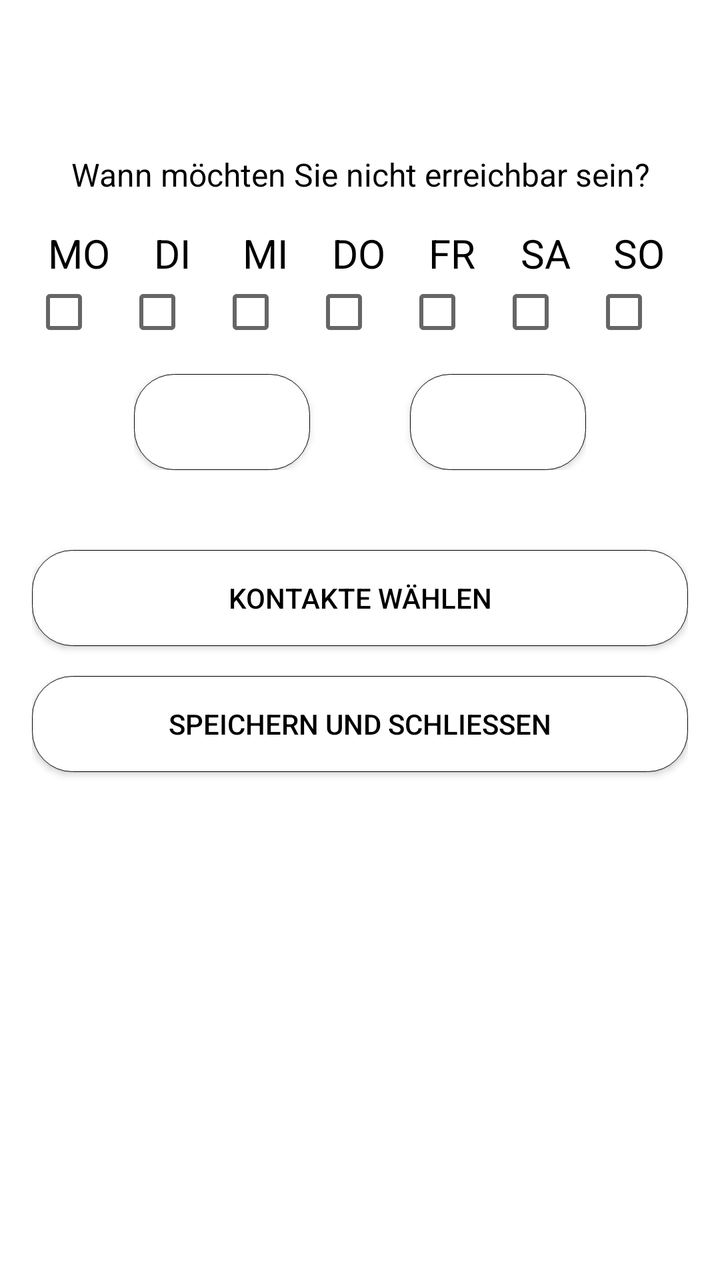
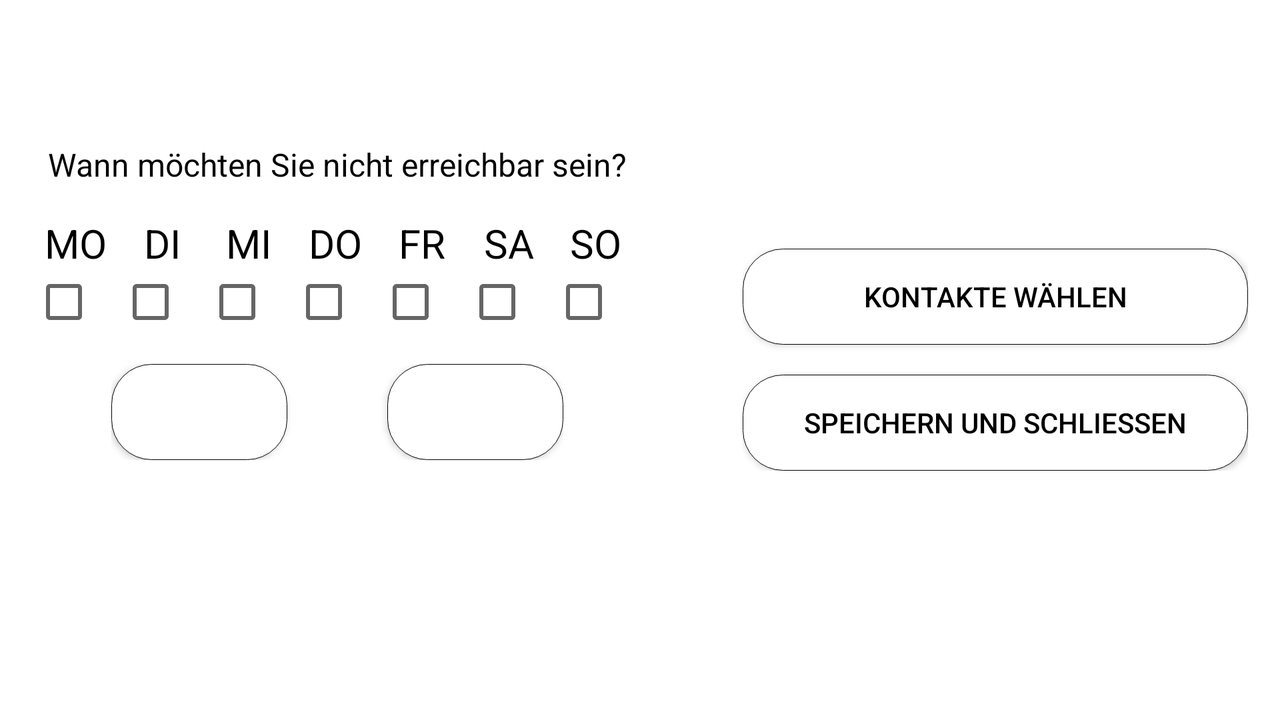

One screen, two layout resources from the same app: the default and the repository's alternative for another configuration. Each is rendered where Android would select it; the XML of both is given below.
<!-- AndroidManifest.xml: application theme sugar -->
<!-- res/layout/activity_edit_profile.xml -->
<?xml version="1.0" encoding="utf-8"?>
<ScrollView
    xmlns:android="http://schemas.android.com/apk/res/android"
    android:layout_height="match_parent"
    android:layout_width="match_parent">
<LinearLayout

    android:layout_width="match_parent"
    android:layout_height="wrap_content"
    android:layout_marginLeft="@dimen/activity_horizontal_margin"
    android:layout_marginRight="@dimen/activity_horizontal_margin"
    android:layout_marginTop="@dimen/activity_vertical_margin"
    android:layout_marginBottom="@dimen/activity_vertical_margin"
    android:orientation="vertical">

    
    
    <TextView
        android:id="@+id/profile_name_view"
        android:layout_width="match_parent"
        android:layout_height="wrap_content"
        android:layout_marginBottom="@dimen/medium_vertical_margin"
        android:gravity="center_horizontal"
        android:textSize="@dimen/text_very_large"/>



    <TextView
        android:layout_width="match_parent"
        android:layout_height="wrap_content"
        android:layout_marginBottom="@dimen/verticalMargin"
        android:gravity="center_horizontal"
        android:textSize="@dimen/text_small"
        android:text="@string/prompt_edit_profile"/>



    
    <TableLayout
        android:layout_width="match_parent"
        android:layout_height="wrap_content"
        android:layout_marginBottom="@dimen/verticalMargin"
        android:stretchColumns="*">
        <TableRow
            android:id="@+id/days_row">
            <TextView
                android:background="@drawable/weekday_background"
                android:layout_width="wrap_content"
                android:layout_height="wrap_content"
                android:textAlignment="center"
                android:textSize="@dimen/text_medium"
                android:text="@string/monday_short" />
            <TextView
                android:background="@drawable/weekday_background"
                android:layout_width="wrap_content"
                android:layout_height="wrap_content"
                android:textAlignment="center"
                android:textSize="@dimen/text_medium"
                android:text="@string/tuesday_short" />
            <TextView
                android:background="@drawable/weekday_background"
                android:layout_width="wrap_content"
                android:layout_height="wrap_content"
                android:textAlignment="center"
                android:textSize="@dimen/text_medium"
                android:text="@string/wednesday_short" />
            <TextView
                android:background="@drawable/weekday_background"
                android:layout_width="wrap_content"
                android:layout_height="wrap_content"
                android:textAlignment="center"
                android:textSize="@dimen/text_medium"
                android:text="@string/thursday_short" />
            <TextView
                android:background="@drawable/weekday_background"
                android:layout_width="wrap_content"
                android:layout_height="wrap_content"
                android:textAlignment="center"
                android:textSize="@dimen/text_medium"
                android:text="@string/friday_short" />
            <TextView
                android:background="@drawable/weekday_background"
                android:layout_width="wrap_content"
                android:layout_height="wrap_content"
                android:textAlignment="center"
                android:textSize="@dimen/text_medium"
                android:text="@string/saturday_short" />
            <TextView
                android:background="@drawable/weekday_background"
                android:layout_width="wrap_content"
                android:layout_height="wrap_content"
                android:textAlignment="center"
                android:textSize="@dimen/text_medium"
                android:text="@string/sunday_short" />
        </TableRow>
        <TableRow
            android:id="@+id/days_checkboxes">
            <CheckBox
                android:layout_width="wrap_content"
                android:layout_height="wrap_content"
                android:background="@drawable/weekday_background"
                android:theme="@style/CheckBoxTheme"/>
            <CheckBox
                android:layout_width="wrap_content"
                android:layout_height="wrap_content"
                android:background="@drawable/weekday_background"
                android:theme="@style/CheckBoxTheme"/>
            <CheckBox
                android:layout_width="wrap_content"
                android:layout_height="wrap_content"
                android:background="@drawable/weekday_background"
                android:theme="@style/CheckBoxTheme"/>
            <CheckBox
                android:layout_width="wrap_content"
                android:layout_height="wrap_content"
                android:background="@drawable/weekday_background"
                android:theme="@style/CheckBoxTheme"/>
            <CheckBox
                android:layout_width="wrap_content"
                android:layout_height="wrap_content"
                android:background="@drawable/weekday_background"
                android:theme="@style/CheckBoxTheme"/>
            <CheckBox
                android:layout_width="wrap_content"
                android:layout_height="wrap_content"
                android:background="@drawable/weekday_background"
                android:theme="@style/CheckBoxTheme"/>
            <CheckBox
                android:layout_width="wrap_content"
                android:layout_height="wrap_content"
                android:background="@drawable/weekday_background"
                android:theme="@style/CheckBoxTheme"/>
        </TableRow>
    </TableLayout>



    
    <RelativeLayout
        android:layout_width="wrap_content"
        android:layout_height="wrap_content"
        android:layout_marginBottom="@dimen/grand_vertical_margin"
        android:layout_gravity="center_horizontal">
        <Button
            android:id="@+id/start_time_button"
            android:background="@drawable/startactivity_button"
            android:layout_width="wrap_content"
            android:layout_height="wrap_content"
            android:layout_marginEnd="@dimen/horizontalMargin" />
        <Button
            android:id="@+id/end_time_button"
            android:background="@drawable/startactivity_button"
            android:layout_width="wrap_content"
            android:layout_height="wrap_content"
            android:layout_toEndOf="@id/start_time_button" />
    </RelativeLayout>



    
    <Button
        android:id="@+id/choose_contacts_button"
        android:background="@drawable/startactivity_button"
        android:layout_width="match_parent"
        android:layout_height="wrap_content"
        android:layout_marginBottom="@dimen/verticalMargin"
        android:layout_gravity="center_horizontal"
        android:text="@string/choosecontacts"/>



    
    



    
    <Button
        android:id="@+id/finish_button"
        android:background="@drawable/startactivity_button"
        android:layout_width="match_parent"
        android:layout_height="wrap_content"
        android:layout_gravity="center_horizontal"
        android:text="@string/save_and_close"
        android:layout_marginBottom="@dimen/grand_vertical_margin"/>

</LinearLayout>
</ScrollView>
<!-- resources referenced by this layout -->
<resources>
  <dimen name="activity_horizontal_margin">16dp</dimen>
  <dimen name="activity_vertical_margin">16dp</dimen>
  <dimen name="grand_vertical_margin">40dp</dimen>
  <dimen name="horizontalMargin">50dp</dimen>
  <dimen name="medium_vertical_margin">20dp</dimen>
  <dimen name="text_medium">20sp</dimen>
  <dimen name="text_small">16sp</dimen>
  <dimen name="text_very_large">30sp</dimen>
  <dimen name="verticalMargin">15dp</dimen>
  <!-- drawable startactivity_button (drawable) -->
  <?xml version="1.0" encoding="utf-8"?>
  <shape xmlns:android="http://schemas.android.com/apk/res/android"
      android:shape="rectangle">
      <solid android:color="@color/white"/>
      <stroke android:width="0.25dp" android:color="@color/black"/>
      <corners android:radius="20dp"/>
  </shape>
  <string name="choosecontacts">Kontakte wählen</string>
  <string name="friday_short">FR</string>
  <string name="monday_short">MO</string>
  <string name="prompt_edit_profile">Wann möchten Sie nicht erreichbar sein?</string>
  <string name="saturday_short">SA</string>
  <string name="save_and_close">Speichern und schließen</string>
  <string name="sunday_short">SO</string>
  <string name="thursday_short">DO</string>
  <string name="tuesday_short">DI</string>
  <string name="wednesday_short">MI</string>
  <style name="CheckBoxTheme" parent="Theme.AppCompat.Light.Dialog">
          <item name="colorAccent">#404040</item>
      </style>
  <style name="sugar" parent="Theme.AppCompat">
          <item name="android:colorBackground">@color/white</item>
          <item name="android:textColor">@color/black</item>
          <item name="colorPrimary">@color/sugar_green</item>
          <item name="android:colorButtonNormal">#006400</item>
          <item name="android:textColorPrimary">@color/black</item>
          <item name="colorPrimaryDark">@color/blue</item>
          <item name="colorAccent">#006400</item>
          <item name="android:timePickerDialogTheme">@style/TimePickerTheme</item>
          <item name="android:dialogTheme">@style/TimePickerTheme</item>
          <item name="android:alertDialogTheme">@style/TimePickerTheme</item>
      </style>
  <color name="white">#FFFFFF</color>
  <color name="black">#000000</color>
  <color name="sugar_green">#408724</color>
  <color name="blue">#0000CC</color>
  <style name="TimePickerTheme" parent="Theme.AppCompat.Light.Dialog">
          <item name="colorAccent">@color/sugar_dark_blue</item>
          <item name="android:layout_width">match_parent</item>
          <item name="android:layout_height">wrap_content</item>
      </style>
  <color name="sugar_dark_blue">#1D0F5B</color>
</resources>
<!-- res/layout-land/activity_edit_profile.xml (the repository's variant of the layout above) -->
<!-- drawn on the phone turned sideways -->
<?xml version="1.0" encoding="utf-8"?>
<RelativeLayout xmlns:android="http://schemas.android.com/apk/res/android"
    android:layout_width="match_parent"
    android:layout_height="match_parent"
    android:layout_marginBottom="@dimen/activity_vertical_margin"
    android:layout_marginTop="@dimen/activity_vertical_margin"
    android:layout_marginRight="@dimen/activity_horizontal_margin"
    android:layout_marginLeft="@dimen/activity_horizontal_margin">

    <RelativeLayout
        android:id="@+id/left_side"
        android:layout_width="wrap_content"
        android:layout_height="wrap_content">
        <TextView
            android:id="@+id/profile_name_view"
            android:layout_width="wrap_content"
            android:layout_height="wrap_content"
            android:layout_marginBottom="@dimen/verticalMargin"
            android:layout_centerHorizontal="true"
            android:textAlignment="center"
            android:textSize="@dimen/text_very_large"/>
        <TextView
            android:id="@+id/text_view"
            android:layout_width="wrap_content"
            android:layout_height="wrap_content"
            android:layout_marginBottom="@dimen/verticalMargin"
            android:layout_marginLeft="@dimen/list_item_horizontal_margin"
            android:layout_marginRight="@dimen/list_item_horizontal_margin"
            android:layout_below="@id/profile_name_view"
            android:textSize="@dimen/text_small"
            android:text="@string/prompt_edit_profile"/>

    </RelativeLayout>

    <RelativeLayout
        android:id="@+id/right_side"
        android:layout_width="match_parent"
        android:layout_height="wrap_content"
        android:layout_marginLeft="@dimen/horizontalMargin"
        android:layout_toRightOf="@id/left_side"
        android:layout_centerVertical="true">
        <Button
            android:id="@+id/choose_contacts_button"
            android:background="@drawable/startactivity_button"
            android:layout_width="match_parent"
            android:layout_height="wrap_content"
            android:text="@string/choosecontacts"/>
        
        <Button
            android:id="@+id/finish_button"
            android:background="@drawable/startactivity_button"
            android:layout_width="match_parent"
            android:layout_height="wrap_content"
            android:layout_below="@id/choose_contacts_button"
            android:layout_marginTop="@dimen/verticalMargin"
            android:text="@string/save_and_close"/>
    </RelativeLayout>

    <LinearLayout
        android:layout_width="match_parent"
        android:layout_height="wrap_content"
        android:layout_toLeftOf="@id/right_side"
        android:layout_below="@id/left_side"
        android:orientation="vertical">
        <TableLayout
            android:layout_width="match_parent"
            android:layout_height="wrap_content"
            android:layout_marginBottom="@dimen/verticalMargin"
            android:stretchColumns="*">
            <TableRow
                android:id="@+id/days_row">
                <TextView
                    android:background="@drawable/weekday_background"
                    android:layout_width="wrap_content"
                    android:layout_height="wrap_content"
                    android:textAlignment="center"
                    android:textSize="@dimen/text_medium"
                    android:text="@string/monday_short" />
                <TextView
                    android:background="@drawable/weekday_background"
                    android:layout_width="wrap_content"
                    android:layout_height="wrap_content"
                    android:textAlignment="center"
                    android:textSize="@dimen/text_medium"
                    android:text="@string/tuesday_short" />
                <TextView
                    android:background="@drawable/weekday_background"
                    android:layout_width="wrap_content"
                    android:layout_height="wrap_content"
                    android:textAlignment="center"
                    android:textSize="@dimen/text_medium"
                    android:text="@string/wednesday_short" />
                <TextView
                    android:background="@drawable/weekday_background"
                    android:layout_width="wrap_content"
                    android:layout_height="wrap_content"
                    android:textAlignment="center"
                    android:textSize="@dimen/text_medium"
                    android:text="@string/thursday_short" />
                <TextView
                    android:background="@drawable/weekday_background"
                    android:layout_width="wrap_content"
                    android:layout_height="wrap_content"
                    android:textAlignment="center"
                    android:textSize="@dimen/text_medium"
                    android:text="@string/friday_short" />
                <TextView
                    android:background="@drawable/weekday_background"
                    android:layout_width="wrap_content"
                    android:layout_height="wrap_content"
                    android:textAlignment="center"
                    android:textSize="@dimen/text_medium"
                    android:text="@string/saturday_short" />
                <TextView
                    android:background="@drawable/weekday_background"
                    android:layout_width="wrap_content"
                    android:layout_height="wrap_content"
                    android:textAlignment="center"
                    android:textSize="@dimen/text_medium"
                    android:text="@string/sunday_short" />
            </TableRow>
            <TableRow
                android:id="@+id/days_checkboxes">
                <CheckBox
                    android:layout_width="wrap_content"
                    android:layout_height="wrap_content"
                    android:background="@drawable/weekday_background"
                    android:theme="@style/CheckBoxTheme"/>
                <CheckBox
                    android:layout_width="wrap_content"
                    android:layout_height="wrap_content"
                    android:background="@drawable/weekday_background"
                    android:theme="@style/CheckBoxTheme"/>
                <CheckBox
                    android:layout_width="wrap_content"
                    android:layout_height="wrap_content"
                    android:background="@drawable/weekday_background"
                    android:theme="@style/CheckBoxTheme"/>
                <CheckBox
                    android:layout_width="wrap_content"
                    android:layout_height="wrap_content"
                    android:background="@drawable/weekday_background"
                    android:theme="@style/CheckBoxTheme"/>
                <CheckBox
                    android:layout_width="wrap_content"
                    android:layout_height="wrap_content"
                    android:background="@drawable/weekday_background"
                    android:theme="@style/CheckBoxTheme"/>
                <CheckBox
                    android:layout_width="wrap_content"
                    android:layout_height="wrap_content"
                    android:background="@drawable/weekday_background"
                    android:theme="@style/CheckBoxTheme"/>
                <CheckBox
                    android:layout_width="wrap_content"
                    android:layout_height="wrap_content"
                    android:background="@drawable/weekday_background"
                    android:theme="@style/CheckBoxTheme"/>
            </TableRow>
        </TableLayout>
        <RelativeLayout
            android:layout_width="wrap_content"
            android:layout_height="wrap_content"
            android:layout_gravity="center_horizontal">
            <Button
                android:id="@+id/start_time_button"
                android:background="@drawable/startactivity_button"
                android:layout_width="wrap_content"
                android:layout_height="wrap_content"
                android:layout_marginEnd="@dimen/horizontalMargin" />
            <Button
                android:id="@+id/end_time_button"
                android:background="@drawable/startactivity_button"
                android:layout_width="wrap_content"
                android:layout_height="wrap_content"
                android:layout_toEndOf="@id/start_time_button" />
        </RelativeLayout>
    </LinearLayout>

</RelativeLayout>
<!-- resources referenced by the variant -->
<!-- as the phone turned sideways resolves them -->
<resources>
  <dimen name="activity_horizontal_margin">16dp</dimen>
  <dimen name="activity_vertical_margin">16dp</dimen>
  <dimen name="horizontalMargin">50dp</dimen>
  <dimen name="list_item_horizontal_margin">8dp</dimen>
  <dimen name="text_medium">20sp</dimen>
  <dimen name="text_small">16sp</dimen>
  <dimen name="text_very_large">30sp</dimen>
  <dimen name="verticalMargin">15dp</dimen>
  <!-- drawable startactivity_button (drawable) -->
  <?xml version="1.0" encoding="utf-8"?>
  <shape xmlns:android="http://schemas.android.com/apk/res/android"
      android:shape="rectangle">
      <solid android:color="@color/white"/>
      <stroke android:width="0.25dp" android:color="@color/black"/>
      <corners android:radius="20dp"/>
  </shape>
  <string name="choosecontacts">Kontakte wählen</string>
  <string name="friday_short">FR</string>
  <string name="monday_short">MO</string>
  <string name="prompt_edit_profile">Wann möchten Sie nicht erreichbar sein?</string>
  <string name="saturday_short">SA</string>
  <string name="save_and_close">Speichern und schließen</string>
  <string name="sunday_short">SO</string>
  <string name="thursday_short">DO</string>
  <string name="tuesday_short">DI</string>
  <string name="wednesday_short">MI</string>
  <style name="CheckBoxTheme" parent="Theme.AppCompat.Light.Dialog">
          <item name="colorAccent">#404040</item>
      </style>
  <style name="sugar" parent="Theme.AppCompat">
          <item name="android:colorBackground">@color/white</item>
          <item name="android:textColor">@color/black</item>
          <item name="colorPrimary">@color/sugar_green</item>
          <item name="android:colorButtonNormal">#006400</item>
          <item name="android:textColorPrimary">@color/black</item>
          <item name="colorPrimaryDark">@color/blue</item>
          <item name="colorAccent">#006400</item>
          <item name="android:timePickerDialogTheme">@style/TimePickerTheme</item>
          <item name="android:dialogTheme">@style/TimePickerTheme</item>
          <item name="android:alertDialogTheme">@style/TimePickerTheme</item>
      </style>
  <color name="white">#FFFFFF</color>
  <color name="black">#000000</color>
  <color name="sugar_green">#408724</color>
  <color name="blue">#0000CC</color>
  <style name="TimePickerTheme" parent="Theme.AppCompat.Light.Dialog">
          <item name="colorAccent">@color/sugar_dark_blue</item>
          <item name="android:layout_width">match_parent</item>
          <item name="android:layout_height">wrap_content</item>
      </style>
  <color name="sugar_dark_blue">#1D0F5B</color>
</resources>
